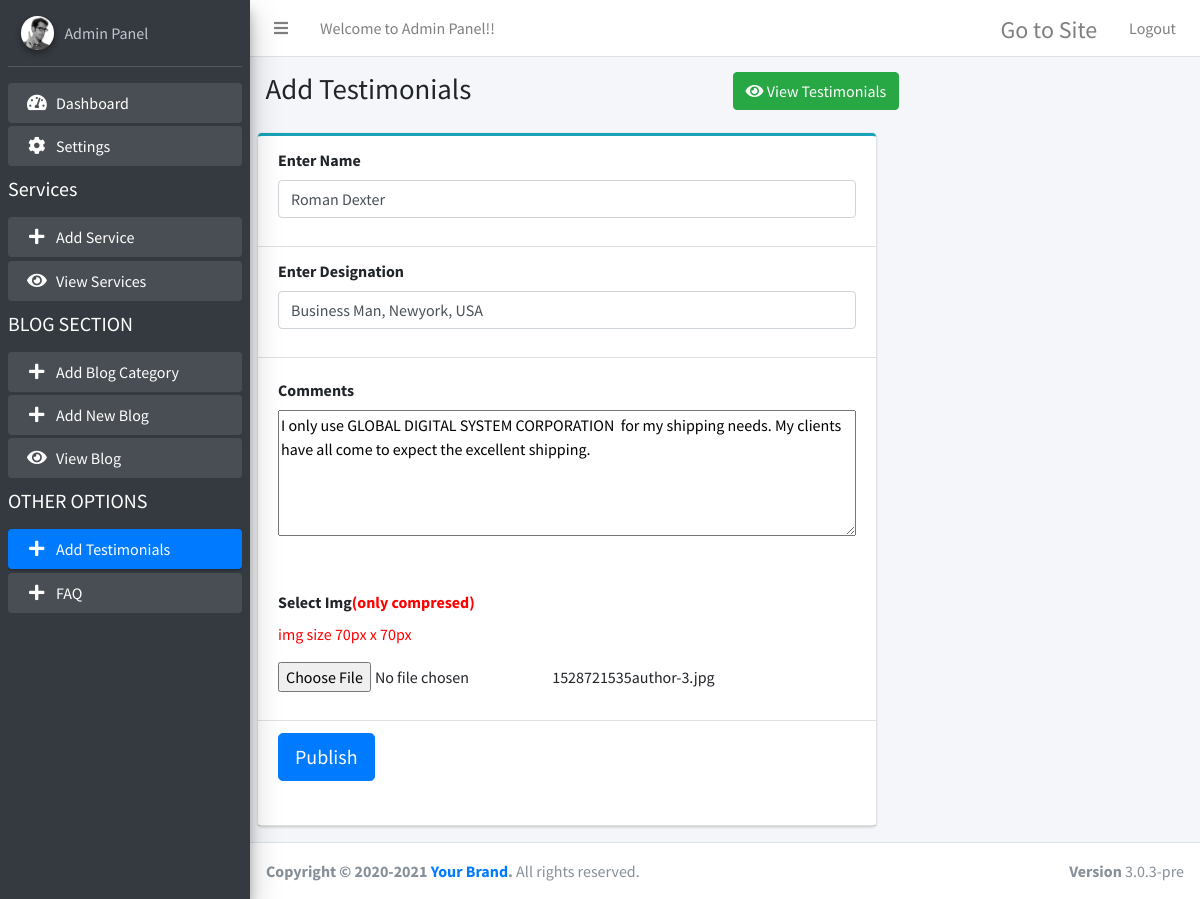
The page /admin/add-testimonials.php?edit=30 (signed in) on the database its author committed.
### tables this page shows
CREATE TABLE `testimonials` (
  `id` int(100) NOT NULL,
  `title` varchar(1000) DEFAULT NULL,
  `designation` varchar(255) DEFAULT NULL,
  `descrip` varchar(10000) DEFAULT NULL,
  `img` varchar(100) DEFAULT NULL,
  `url` varchar(255) DEFAULT NULL,
  `date` varchar(100) DEFAULT NULL,
  `status` varchar(10) DEFAULT NULL
);

### admin/add-testimonials.php (the view, shortened to what this page needs)
<?php
include 'conn.php';
?>
<!DOCTYPE html>
<html>
<head>
  <link rel="stylesheet" href="plugins/fontawesome-free/css/all.min.css">
  <link rel="stylesheet" href="https://code.ionicframework.com/ionicons/2.0.1/css/ionicons.min.css">
  <link rel="stylesheet" href="dist/css/adminlte.min.css">
  <link rel="stylesheet" href="plugins/summernote/summernote-bs4.css">
</head>
<body class="hold-transition sidebar-mini">
<div class="wrapper">
   <?php include"topbar.php"; ?>
  <?php include"sidebar.php"; ?>
<?php
$edit = $_GET['edit'];
 $resultt = mysqli_query($con,"SELECT * FROM testimonials where id=".$edit."");
 $roww = mysqli_fetch_array($resultt);
?>
  <div class="content-wrapper">
    <section class="content-header">
      <div class="container-fluid">
        <div class="row mb-2">
          <div class="col-sm-6">
            <h1>Add Testimonials</h1>
          </div>
           <div class="col-sm-6">
          <a href="view-testimonials.php" class="btn btn-success"><i class="fa fa-eye" aria-hidden="true"></i>  View Testimonials</a>
          </div>
        </div>
      </div>
    </section>
    <section class="content">
      <div class="row">
        <div class="col-md-8">
		<form action="" method="post" enctype="multipart/form-data">
          <div class="card card-outline card-info">
			<div class="card-header">
             <div class="form-group">
                  <label>Enter Name</label>
                 <input name="title" value="<?php echo $roww["title"]; ?>" type="text" class="form-control" placeholder="Enter ...">
                </div>
            </div>
            <div class="card-header">
             <div class="form-group">
                  <label>Enter Designation</label>
                 <input name="designation" value="<?php echo $roww["designation"]; ?>" type="text" class="form-control" placeholder="Enter ...">
                </div>
            </div>
            <div class="card-body pad">
			<label>Comments</label>
              <div class="mb-3">
                <textarea name="comments" placeholder="comments" style="width: 100%;" rows="5" cols="23"><?php echo $roww["descrip"]; ?></textarea>
              </div>
            </div>
			<div class="card-header">
			<div class="form-group">
                    <label for="exampleInputFile">Select Img<span style="color:red;">(only compresed)</span></label>
					<p style="color:red;">img size 70px x 70px</p>
                        <input name="lis_img" type="file" required>
                     <?php echo $roww["img"]; ?>
                  </div>
			</div>
			<div class="card-header">
             <div class="form-group">
					<div class="row">
                    <div class="col-sm-6">
                      <div class="form-group">
				<button type="submit" name="publise" class="btn btn-primary btn-lg">Publish</button>
                      </div>
                    </div>
                  </div>
                </div>
            </div>
          </div>
		  </form>
        </div>
      </div>
    </section>
  </div>
   <?php include"footer.php"; ?>
</div>
</body>
</html>

### rows shown on the page
testimonials: title "Roman Dexter", designation "Business Man, Newyork, USA", comments "I only use GLOBAL DIGITAL SYSTEM CORPORATION for my shipping needs. My clients have all come to expect the excellent shipping.", img "1528721535author-3.jpg"
